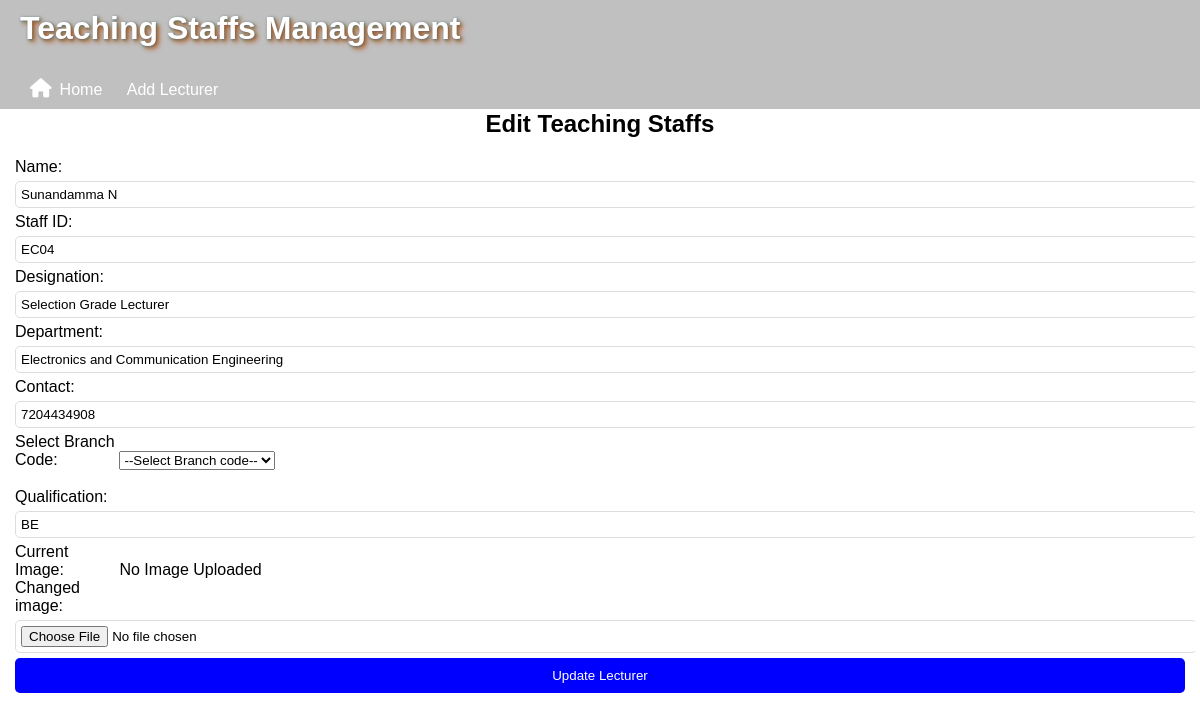
Page /lecturers/edit/19?query= (signed in) on the earlier database version.
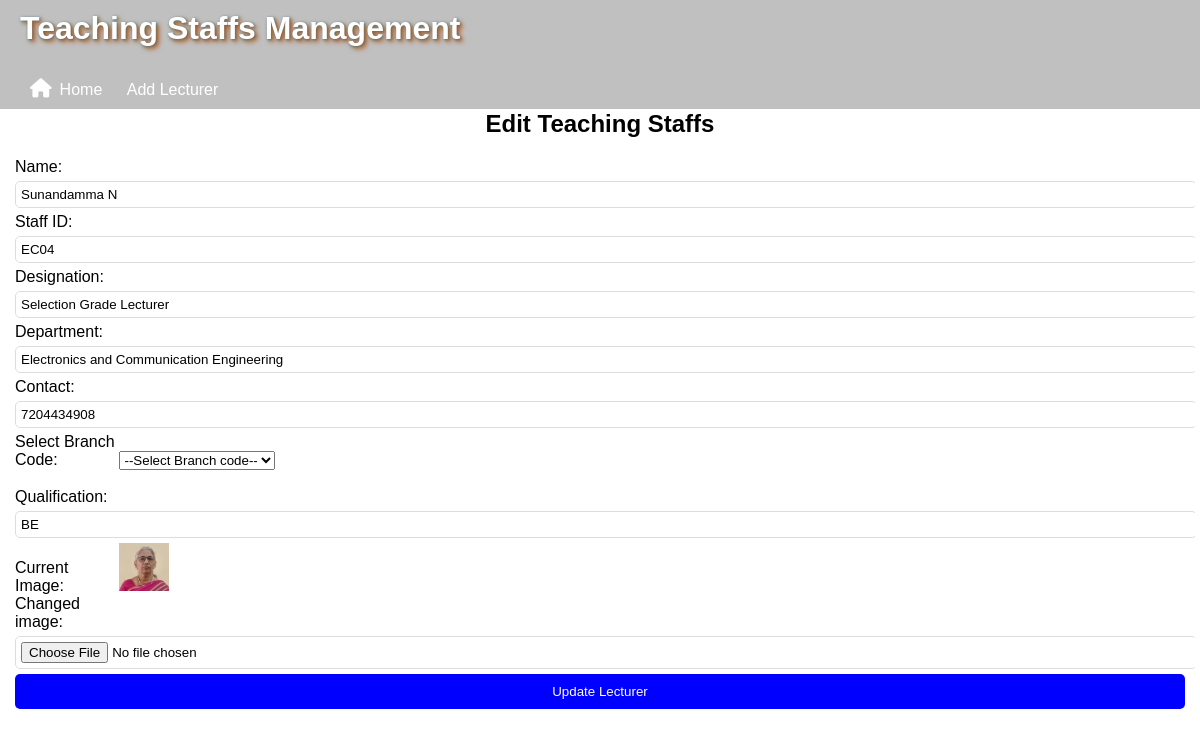
Same page on the later database version.
### models.py (models this page shows)
class Lecturer(db.Model):
    id = db.Column(db.Integer, primary_key=True)
    name = db.Column(db.String(100), nullable=False)
    staff_id = db.Column(db.String(50), unique=True, nullable=False)
    designation = db.Column(db.String(100), nullable=False)
    department = db.Column(db.String(100), nullable=False)
    contact = db.Column(db.String(20), nullable=False)
    branch_code = db.Column(db.String(10), nullable=False)
    qualification = db.Column(db.String(100), nullable=False)
    image = db.Column(db.String(255), nullable=True)

### app.py (the view, shortened to what this page needs)
@app.route("/lecturers/edit/<int:id>", methods=["GET", "POST"])
@login_required
def edit_lecturer(id):
    lecturer = Lecturer.query.get_or_404(id)
    error_message = None  # Store error message if needed
    query = request.args.get('query', '')
    branches = Branch.query.all()
    return render_template("edit_lecturer.html", lecturer=lecturer, branches=branches, query=query)

### app.py (called while the page is built)
@login_manager.user_loader
def load_user(user_id):
    return User.query.get(int(user_id))

### templates/edit_lecturer.html (shortened to what this page needs)
{% extends "lecturer.html" %}
{% block content %}
<h2>Edit Teaching Staffs</h2>
<form method="POST" action="{{ url_for('edit_lecturer', id=lecturer.id, query=request.args.get('query', '')) }}" enctype="multipart/form-data">
    <label>Name:</label>
    <input type="text" name="name" value="{{ lecturer.name }}" required>
    <label>Staff ID:</label>
    <input type="text" name="staff_id" value="{{ lecturer.staff_id }}" required>
    <br>
    <label>Designation:</label>
    <input type="text" name="designation" value="{{ lecturer.designation }}" required>
    <label>Department:</label>
    <input type="text" name="department" value="{{ lecturer.department }}" required>
    <label>Contact:</label>
    <input type="text" name="contact" value="{{ lecturer.contact }}" required>
    <label for="branch_code">Select Branch Code:</label>
    <select id="branch_code" name="branch_code"  required>
        <option value="{{ lecturer.branch_code }}">--Select Branch code--</option>
    </select><br><br>
    <label>Qualification:</label>
    <input type="text" name="qualification" value="{{ lecturer.qualification }}" required>
    <label>Current Image:</label>
    {% if lecturer.image %}
        <img src="{{ url_for('static', filename='lecturer_images/' + lecturer.image) }}" alt="Lecturer Image" width="50"><br>
    {% else %}
        No Image Uploaded<br>
    {% endif %}
    <label>Changed image:</label>
    <input type="file" name="image" accept="image/*"><br>
    <button type="submit">Update Lecturer</button>
</form>
{% endblock %}

Differences in the rows shown:
changed Lecturer "Sunandamma N": image: picture added
Other differences:
text no longer shown: "No Image Uploaded"
